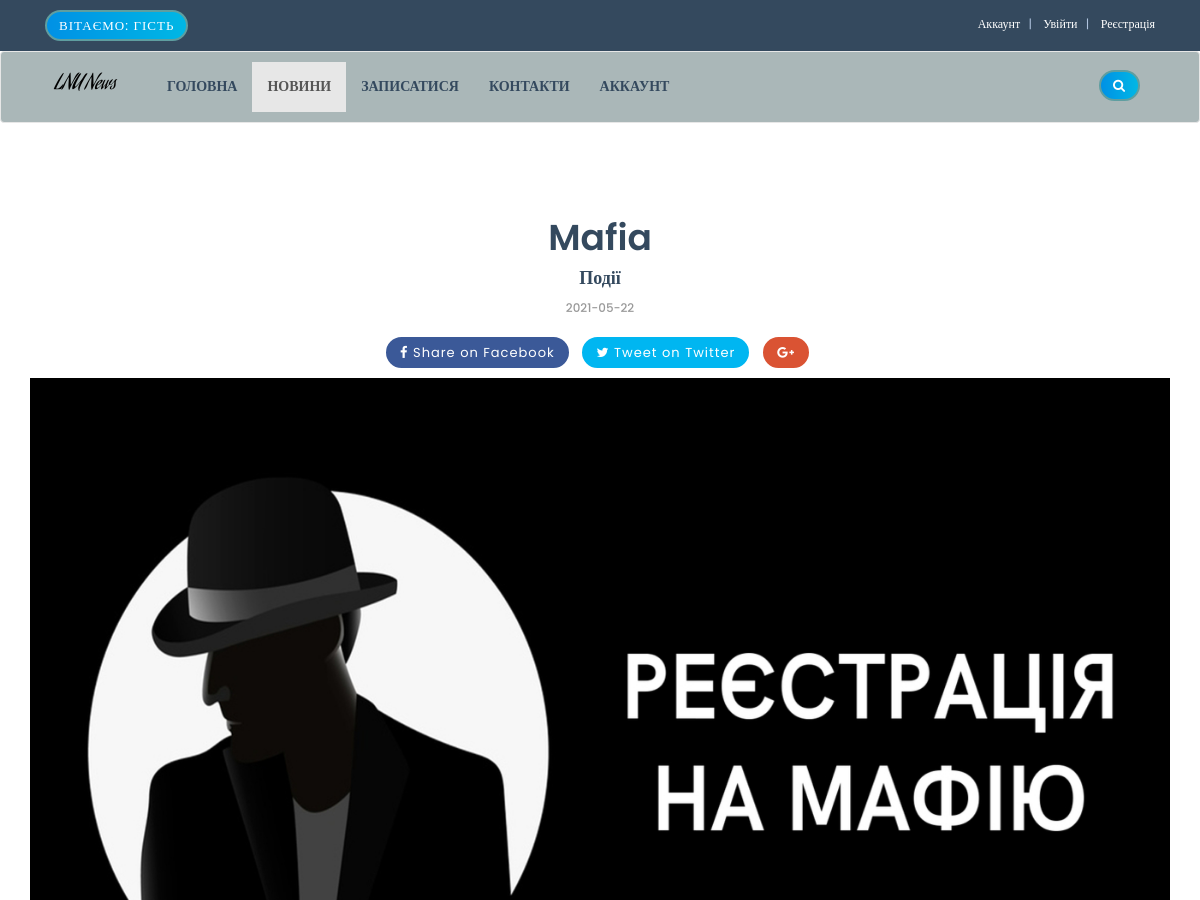
Before: /details.php?event_id=7 (upper part) with the older database file.
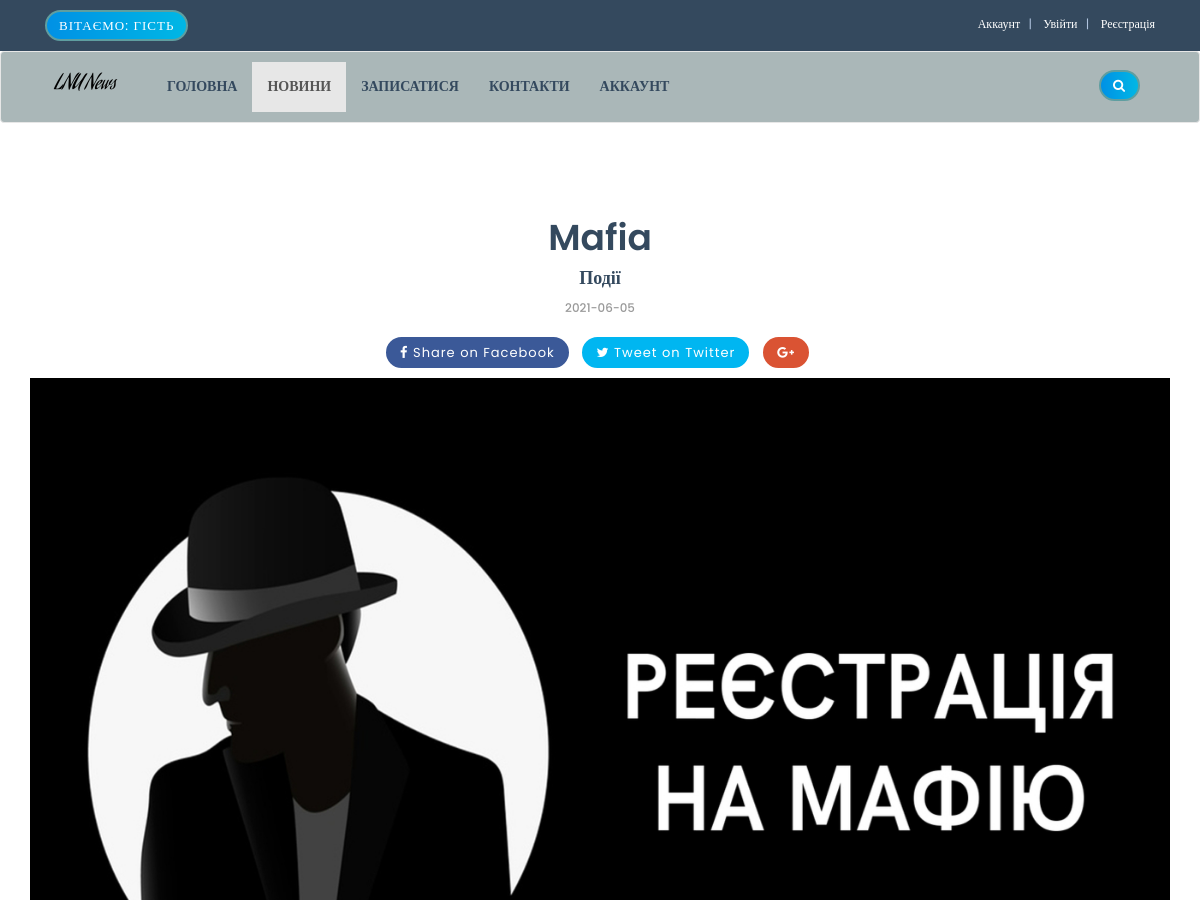
After: the same page with the newer database file.
### tables this page shows
CREATE TABLE `events` (
  `event_id` int(10) NOT NULL,
  `e_cat_id` int(10) NOT NULL,
  `cat_id` int(10) NOT NULL,
  `date` timestamp NOT NULL DEFAULT current_timestamp() ON UPDATE current_timestamp(),
  `event_title` text NOT NULL,
  `event_img1` text NOT NULL,
  `event_keywords` text NOT NULL,
  `event_desc` text NOT NULL
);

### details.php (the view, shortened to what the changed rows need)
<?php
include("db.php");
include_once("functions/functions.php");
?>
<!DOCTYPE html>
<html lang="en">
<head>
    <link rel="stylesheet" href="styles/bootstrap-337.min.css">
    <link rel="stylesheet" href="font-awsome/css/font-awesome.min.css">
    <link rel="stylesheet" href="styles/style.css">
    <link href="styles/version/tech.css" rel="stylesheet">
</head>
<body>
    <?php
    if(isset($_GET['event_id'])){
        $event_id= $_GET['event_id'];
        $get_event = "select * from events where event_id='$event_id'";
        $run_event = mysqli_query($con,$get_event);
        $row_event = mysqli_fetch_array($run_event);
        $event_category = $row_event['event_keywords'];
        $event_title = $row_event['event_title'];
        $event_date = date('Y-m-d', strtotime($row_event['date']));
        $event_img1 = $row_event['event_img1'];
        $event_e_cat_id = $row_event['e_cat_id'];
        $get_e_cat_id = "select * from event_categories where e_cat_id='$event_e_cat_id'";
        $run_e_cat_id = mysqli_query($con,$get_e_cat_id);
        while($row_e_cat_id = mysqli_fetch_array($run_e_cat_id)){
            $event_category = $row_e_cat_id['e_cat_title'];
        }
    }
    ?>
   <div id="wrapper">
        <section class="section single-wrapper">
            <div class="container">
                <div class="row">
                    <div class="col-lg-12 col-md-12 col-sm-12 col-xs-12">
                        <div class="page-wrapper">
                            <div class="blog-title-area text-center">
                                <h1 class="text-center"><?php echo $event_title; ?></h1>
                                <h4><?php echo $event_category; ?></h4>
                                <div class="blog-meta big-meta">
                                    <small><a href="#" title=""><?php echo $event_date; ?></a></small>
                                </div>
                                <div class="post-sharing">
                                    <ul class="list-inline">
                                    </ul>
                                </div>
                            </div>
                            <div class="single-post-media">
                            <img class="img-responsive" src="admin_area/product_images/<?php echo $event_img1; ?>" alt="Event">
                            </div>
                        </div>
                    </div>
                </div>
            </div>
        </section>
    </div>
</body>
</html>

Changed rows visible on the page:
changed events "Mafia": date "2021-05-22" → "2021-06-05"
